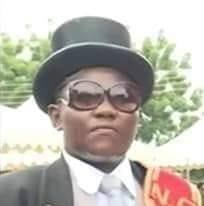
#> input picture img/coffin_dance.jpg, 204 x 206 px
$ python 11_masking.py
#> lines starting #> are read from the running program, lines starting #| are printed output that depends on the picture; after the words box and inside, x2 and y2 are one past the last pixel; in counts of white or black regions, pixels touching at a corner belong together
import cv2 as cv
import numpy as np

img = cv.imread('img/coffin_dance.jpg')
#> img is the input picture: shape (206, 204, 3); mean B, G, R 172.2, 181.8, 186.2
cv.imshow('Dancer', img)

blank = np.zeros(img.shape[:2], dtype='uint8')

mask = cv.circle(blank, (img.shape[1]//2, img.shape[0]//2), 70, 255, -1)
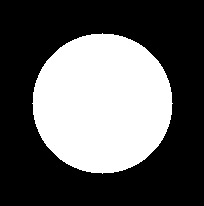
#> blank: shape (206, 204); 36.6% white; 1 white region, box (x1, y1, x2, y2) and area: (32, 33, 173, 174) 15373
cv.imshow('Mask', mask)

masked = cv.bitwise_and(img, img, mask=mask)
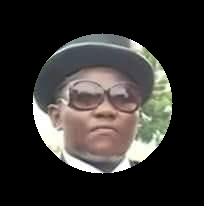
#> masked: shape (206, 204, 3); mean B, G, R 47.1, 49.7, 52.4
cv.imshow('Masked Image', masked)


cv.waitKey(0)

$ run again, with img/bale.jpg copied over img/coffin_dance.jpg
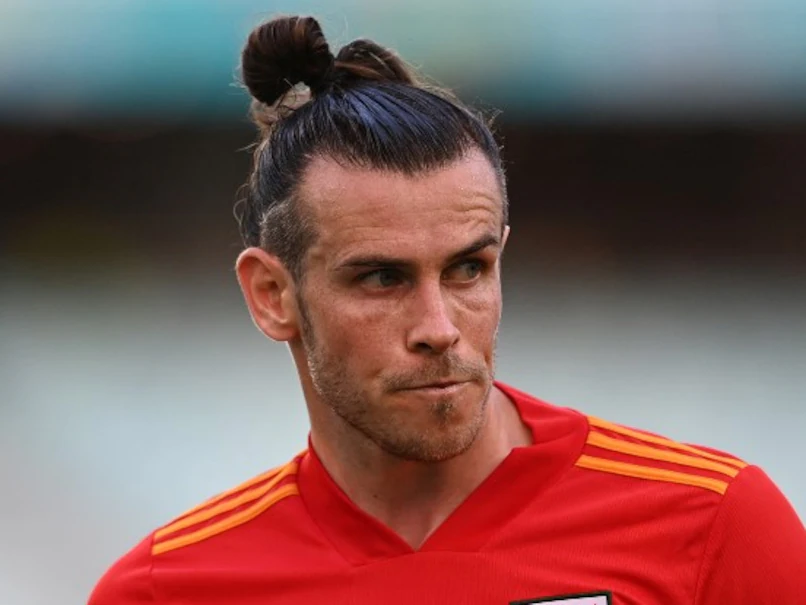
#> input picture img/bale.jpg, 806 x 605 px
#> img is the input picture: shape (605, 806, 3); mean B, G, R 90, 92.8, 128.3
#> `mask = cv.circle(blank, (img.shape[1]//2, img.shape[0]//2), 70, 255, -1)`:
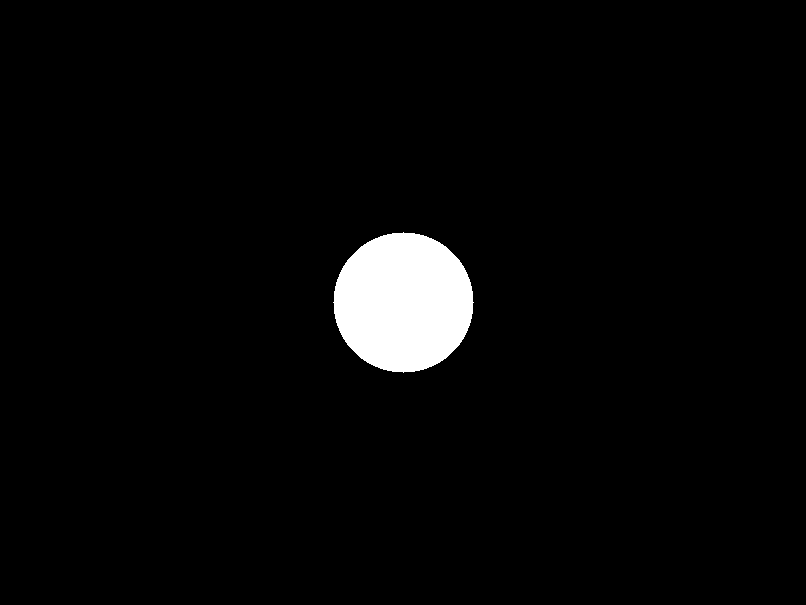
#> blank: shape (605, 806); 3.2% white; 1 white region, box (x1, y1, x2, y2) and area: (333, 232, 474, 373) 15373
#> `masked = cv.bitwise_and(img, img, mask=mask)`:
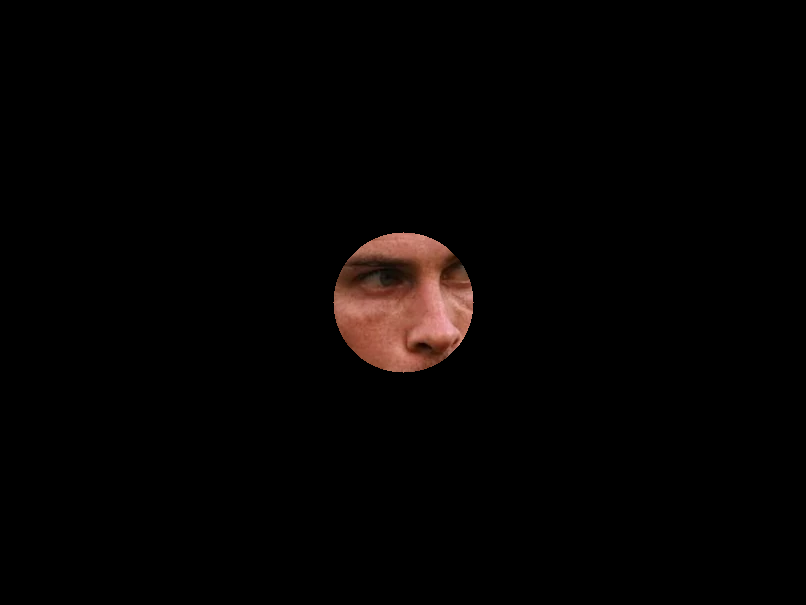
#> masked: shape (605, 806, 3); mean B, G, R 2.2, 2.8, 4.7
